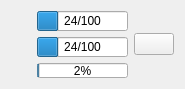
<?xml version="1.0" encoding="UTF-8"?>
<ui version="4.0">
 <class>FormPlayerMiniature</class>
 <widget class="QWidget" name="FormPlayerMiniature">
  <property name="geometry">
   <rect>
    <x>0</x>
    <y>0</y>
    <width>167</width>
    <height>87</height>
   </rect>
  </property>
  <property name="windowTitle">
   <string>Form</string>
  </property>
  <layout class="QHBoxLayout" name="horizontalLayout">
   <item>
    <widget class="QLabel" name="labelAvatar">
     <property name="text">
      <string/>
     </property>
    </widget>
   </item>
   <item>
    <widget class="QLabel" name="labelNick">
     <property name="styleSheet">
      <string notr="true">color: rgb(255, 255, 255);
font-weight: 700;</string>
     </property>
     <property name="text">
      <string/>
     </property>
    </widget>
   </item>
   <item>
    <layout class="QVBoxLayout" name="verticalLayout">
     <item>
      <widget class="ProgressBarHp" name="progressBarHp">
       <property name="maximumSize">
        <size>
         <width>16777215</width>
         <height>20</height>
        </size>
       </property>
       <property name="value">
        <number>24</number>
       </property>
       <property name="format">
        <string>%v/%m</string>
       </property>
      </widget>
     </item>
     <item>
      <widget class="ProgressBarMp" name="progressBarMp">
       <property name="maximumSize">
        <size>
         <width>16777215</width>
         <height>20</height>
        </size>
       </property>
       <property name="value">
        <number>24</number>
       </property>
       <property name="format">
        <string>%v/%m</string>
       </property>
      </widget>
     </item>
     <item>
      <widget class="ProgressBarExp" name="progressBarExp">
       <property name="maximumSize">
        <size>
         <width>16777215</width>
         <height>15</height>
        </size>
       </property>
       <property name="maximum">
        <number>1000</number>
       </property>
       <property name="value">
        <number>24</number>
       </property>
      </widget>
     </item>
    </layout>
   </item>
   <item>
    <widget class="QPushButton" name="pushButtonKick">
     <property name="text">
      <string/>
     </property>
    </widget>
   </item>
  </layout>
 </widget>
 <customwidgets>
  <customwidget>
   <class>ProgressBarHp</class>
   <extends>QProgressBar</extends>
   <header>class/widgets/progressbarhp.h</header>
  </customwidget>
  <customwidget>
   <class>ProgressBarMp</class>
   <extends>QProgressBar</extends>
   <header>class/widgets/progressbarmp.h</header>
  </customwidget>
  <customwidget>
   <class>ProgressBarExp</class>
   <extends>QProgressBar</extends>
   <header>class/widgets/progressbarexp.h</header>
  </customwidget>
 </customwidgets>
 <resources/>
 <connections/>
</ui>
